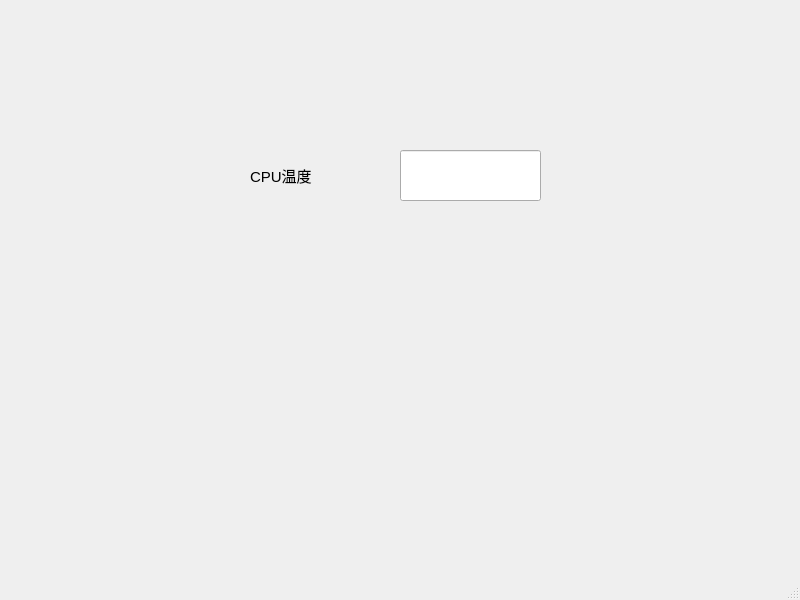
<?xml version="1.0" encoding="UTF-8"?>
<ui version="4.0">
 <class>MainWindow</class>
 <widget class="QMainWindow" name="MainWindow">
  <property name="geometry">
   <rect>
    <x>0</x>
    <y>0</y>
    <width>800</width>
    <height>600</height>
   </rect>
  </property>
  <property name="windowTitle">
   <string>MainWindow</string>
  </property>
  <widget class="QWidget" name="centralwidget">
   <widget class="QLineEdit" name="lineEdit_cpu_temp">
    <property name="geometry">
     <rect>
      <x>400</x>
      <y>150</y>
      <width>141</width>
      <height>51</height>
     </rect>
    </property>
   </widget>
   <widget class="QLabel" name="label_cpu_temp">
    <property name="geometry">
     <rect>
      <x>250</x>
      <y>150</y>
      <width>111</width>
      <height>51</height>
     </rect>
    </property>
    <property name="font">
     <font>
      <pointsize>11</pointsize>
     </font>
    </property>
    <property name="text">
     <string>CPU温度</string>
    </property>
   </widget>
  </widget>
  <widget class="QMenuBar" name="menubar">
   <property name="geometry">
    <rect>
     <x>0</x>
     <y>0</y>
     <width>800</width>
     <height>21</height>
    </rect>
   </property>
  </widget>
  <widget class="QStatusBar" name="statusbar"/>
 </widget>
 <resources/>
 <connections/>
</ui>
